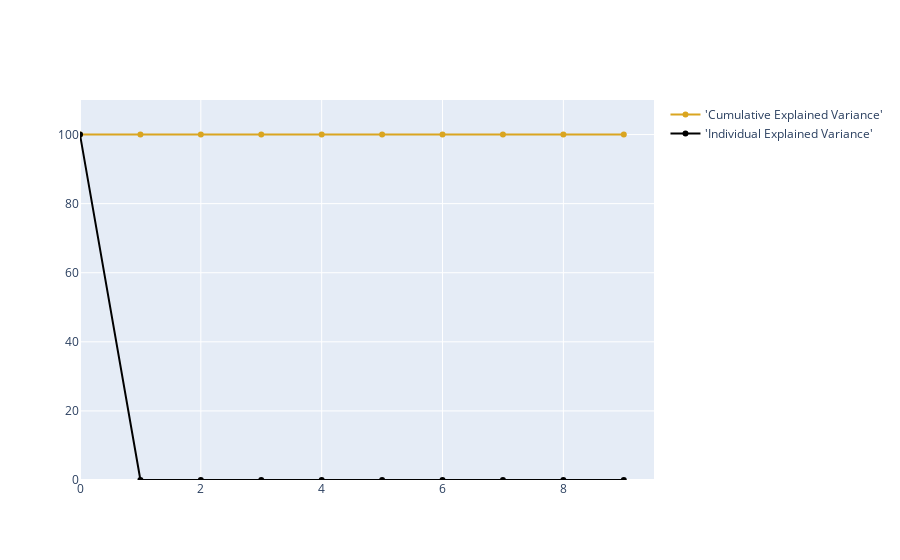

Notebook code cell kept with this figure:
### Code cell
trace1 = go.Scatter(
    x=list(range(10)),
    y= cum_var_exp,
    mode='lines+markers',
    hoverinfo= "all",
    name="'Cumulative Explained Variance'",
    line=dict(
        shape='spline',
        color = 'goldenrod'
    )
)
trace2 = go.Scatter(
    x=list(range(10)),
    y= var_exp,
    hoverinfo= "all",
    mode='lines+markers',
    name="'Individual Explained Variance'",
    line=dict(
        shape='linear',
        color = 'black'
    )
)
fig = tls.make_subplots(insets=[{'cell': (1,1), 'l': 0.7, 'b': 0.3}],
                          print_grid=True)

fig.append_trace(trace1, 1, 1)
fig.append_trace(trace2,1,1)
fig.layout.xaxis = dict(range=[0, 9.5])
fig.layout.yaxis = dict(range=[0, 110])

py.iplot(fig, filename='inset example')

### Figure 1 — Plotly figure (JSON) as saved in the notebook; plotly's stock layout.template omitted (floating-point values rounded to 4 significant figures; data arrays with more than 128 entries replaced by an {"elided": "..."} marker saying what was removed)
{"data": [{"hoverinfo": "all", "line": {"color": "goldenrod", "shape": "spline"}, "mode": "lines+markers", "name": "'Cumulative Explained Variance'", "type": "scatter", "x": [0, 1, 2, 3, 4, 5, 6, 7, 8, 9], "xaxis": "x", "y": {"elided": "1322 float values"}, "yaxis": "y"}, {"hoverinfo": "all", "line": {"color": "black", "shape": "linear"}, "mode": "lines+markers", "name": "'Individual Explained Variance'", "type": "scatter", "x": [0, 1, 2, 3, 4, 5, 6, 7, 8, 9], "xaxis": "x", "y": {"elided": "1322 float values"}, "yaxis": "y"}], "layout": {"xaxis": {"range": [0, 9.5]}, "xaxis2": {"anchor": "y2", "domain": [0.7, 1]}, "yaxis": {"range": [0, 110]}, "yaxis2": {"anchor": "x2", "domain": [0.3, 1]}}}
